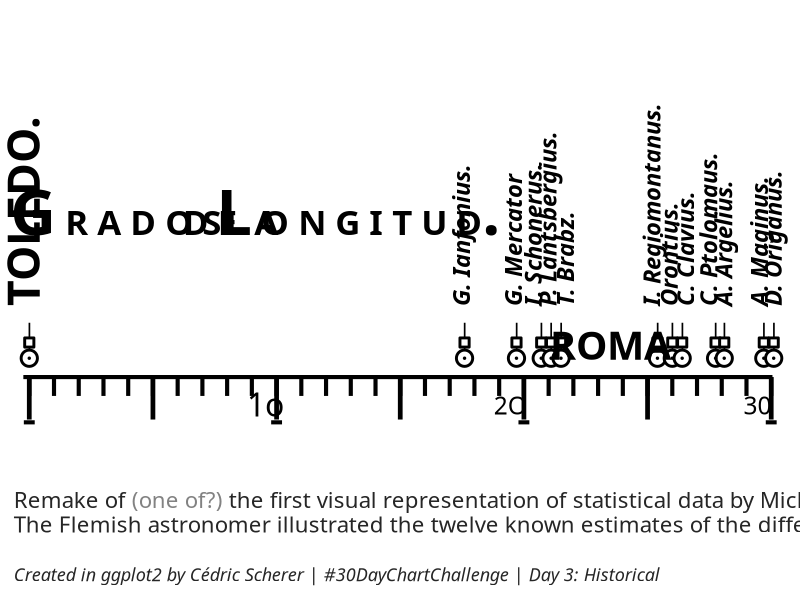
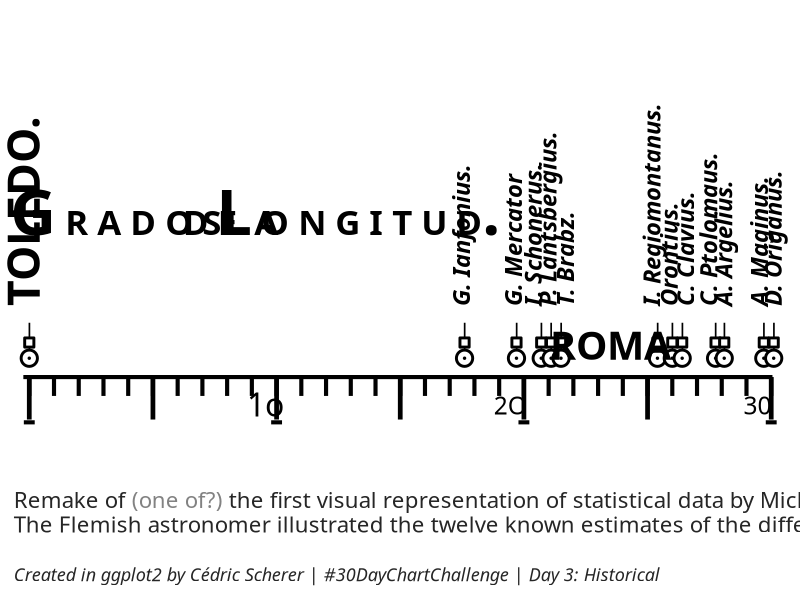

These charts were generated, in order, by the following R code:
library(tidyverse)
library(ggtext)
library(ragg)

ticks <-
  tibble(
    x = 0:30,
    ymax = 1,
    ymin = .88
  )

ticks_major <-
  tibble(
    x = seq(0, 30, 5),
    ymax = 1,
    ymin = .73
  )

ticks_vert <-
  tibble(
    x = c(0, 10, 20, 30),
    y = .712
  ) %>% 
  mutate(xmin = x - .22, xmax = x + .22)

labs_x <-
  tibble(
    x = c(9.55, 19.45, 29.45),
    y = .8,
    lab = c("<span style='font-size:23pt;'>1o</span>", "2O", "30")
  )

labs_vert <-
  tibble(
    x = c(0, 17.6, 19.7, 20.5, 21.1, 21.8, 25.3, 26, 26.67, 27.6, 28.2, 29.65, 30.2),
    y = 1.42,
    lab = c("<b style='font-size:32pt;'>TOLEDO.</b>", "<i>G. Ianfonius.</i>", "<i>G. Mercator", "<i>I. Schonerus.</i>", "<i>P. Lantsbergius.</i>", "<i>T. Brabz.</i>", "<i>I. Regiomontanus.</i>", "<i>Orontius.</i>", "<i>C. Clavius.</i>", "<i>C. Ptolomaus.</i>", "<i>A. Argelius.</i>", "<i>A. Maginus.</i>", "<i>D. Origanus.</i>")
  )

marker <-
  tibble(
    x = c(0, 17.6, 19.7, 20.7, 21.1, 21.5, 25.4, 26, 26.4, 27.75, 28.1, 29.7, 30.1),
    y = 1.42
  )

labs_hor <-
  tibble(
    x = c(23.5, 3.5, 7.3, 9, 13.3),
    y = c(1.2, 2, 2, 2, 2),
    lab = c("ROMA", "G<span style='font-size:25pt;'> R A D O S</span>",  "<span style='font-size:25pt;'>D E</span>", "<span style='font-size:25pt;'>L A</span>", "L<span style='font-size:25pt;'> O N G I T U D</span>.")
  )

ggplot() +
  geom_linerange(aes(xmin = -.24, xmax = 30.05, y = 1), size = 1.4) + 
  geom_linerange(data = ticks, aes(x = x, ymin = ymin, ymax = ymax), 
                 size = 1.4) +
  geom_linerange(data = ticks_major, aes(x = x, ymin = ymin, ymax = ymax), 
                 size = 1.6) +
  geom_linerange(data = ticks_vert, aes(xmin = xmin, xmax = xmax, y = y), 
                 size = 1.4) +
  geom_point(data = marker, aes(x, y = 1.26),
             shape = "|", size = 4.5, stroke = 4) +
  geom_point(data = marker, aes(x, y = 1.22),
             shape = 22, size = 2.5, stroke = 1.5, fill = "white") +
  geom_point(data = marker, aes(x, y = 1.12),
             shape = 21, size = 4.5, stroke = 1.5, fill = "white") +
  geom_point(data = marker, aes(x, y = 1.12),
             size = .5) +
  geom_richtext(data = labs_x, aes(x, y, label = lab), size = 6.2, 
                family = "Kaushan Script", fill = NA, label.colour = NA) +
  geom_text(data = labs_hor[1,], aes(x, y, label = lab), 
            size = 10, family = "Averia Serif Libre", fontface = "bold") + #
  geom_richtext(data = labs_hor[2:5,], aes(x, y, label = lab), 
            size = 16, family = "Averia Serif Libre", fontface = "bold", fill = NA, label.colour = NA) + #Playfair Display SC
  geom_richtext(data = labs_vert, aes(x, y, label = lab), 
               angle = 90, hjust = 0, size = 6, family = "Averia Serif Libre", 
               fontface = "bold", fill = NA, label.colour = NA) + #Faustina Historical
  scale_x_continuous(expand = c(.03, .03)) +
  scale_y_continuous(limits = c(.4, 3.4), expand = c(0, 0)) +
  theme_void() +
  theme(plot.caption = element_markdown(family = "Averia Serif Libre", size = 16, color = "grey15", hjust = 0, lineheight = 1.1, margin = margin(15, 5, 10, 10))) +
  labs(caption = "Remake of <span style='color:#828282;'>(one of?)</span> the first visual representation of statistical data by Michael Florent Van Langren, drawn in 1644.<br>The Flemish astronomer illustrated the twelve known estimates  of the difference in longitude between Toledo and Rome at that time.<span style='font-size:13pt;'><br><br><i>Created in ggplot2 by Cédric Scherer</i> | <i>#30DayChartChallenge</i> | <i>Day 3: Historical</i></span>")

ggsave(here::here("03_historical", "03_historical.png"), 
       width = 17600, height = 5400, res = 1200, 
       device = agg_png, limitsize = FALSE)
